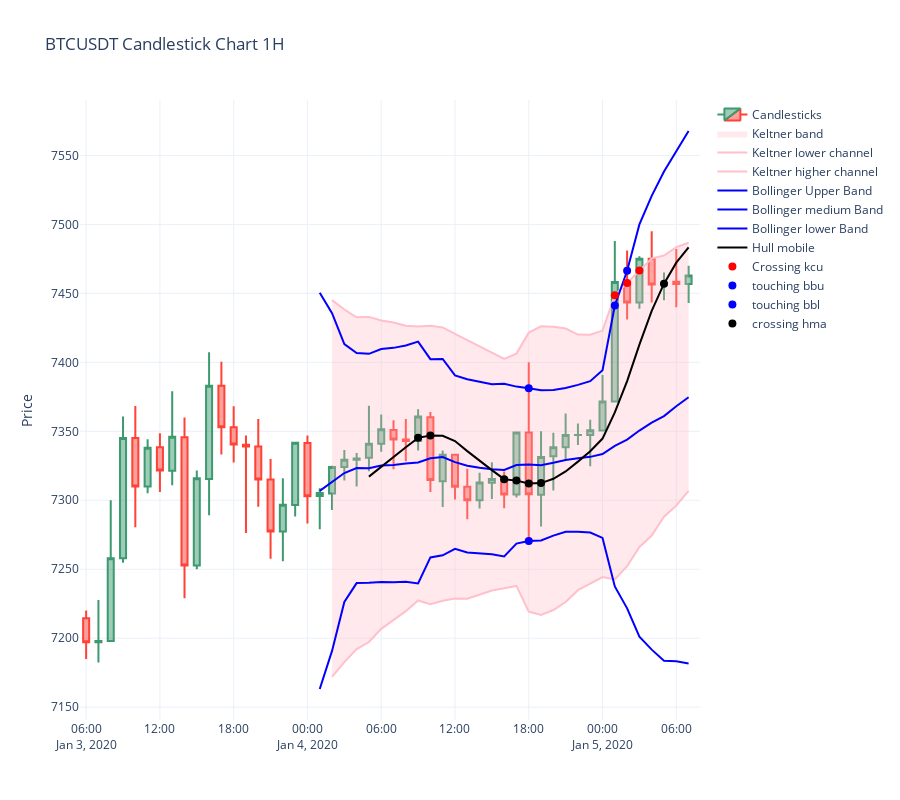

The code cell stored with this chart in its notebook:
### Code cell
from trade_bot.utils.trade_logger import logger
from trade_bot.my_bitget import MyBitget
from trade_bot.my_order import MyOrder
from trade_bot.extract_transform import ExtractTransform
import trade_bot.utils.enums as const
from trade_bot.my_account import MyAccount
# import threading
            
#########
#logging.config.fileConfig(const.CONFIG_LOG_FILE)
#logger = logging.getLogger()
#_logger = logger
logger.info("Logging is configured!")

my_bit = MyBitget()
# while True:
for the_symbol in my_bit.get_all_symbol():
    # iterate through all the granularity (frequency) from the list for validation step 1 
    my_etl = ExtractTransform(the_symbol, my_bit)
    if my_etl.find_candidat():
        if my_etl.prep_row():
            logger.info(f'{the_symbol} : all rules has been validated')
            #usdt_avail = my_bit.get_usdt_per_trade()
            #if usdt_avail > 0.0:    # must be 10$ after debug 
             #   my_order = MyOrder(my_etl.get_row(),my_bit.get_client())
            contract = my_bit.get_contract(the_symbol)
             #self.go_trade_in_thread(prep.get_df_for_trade())
             #self.go_trade(prep.get_df_for_trade())
            my_etl.display_chart()
print('the end')
# time.sleep(5)

#def go_trade_in_thread(self, df0):
 #   thread = threading.Thread(target=self.go_trade, args=(df0,))
  #  thread.start()

    #  def go_trade(self,df0: pd):
    #      df1 = df0
    #        myAccount = MyAccount(self._logger, self.client)
    #       usdt = myAccount.get_usdt_available()
 #   print('usdt')
    
# myTrades.get_bids_and_asks('BTCUSDT')
# myTrades.get_all_positions()
# myTrades.get_position('BTCUSDT')
# myTrades.get_account_info('BTCUSDT')
